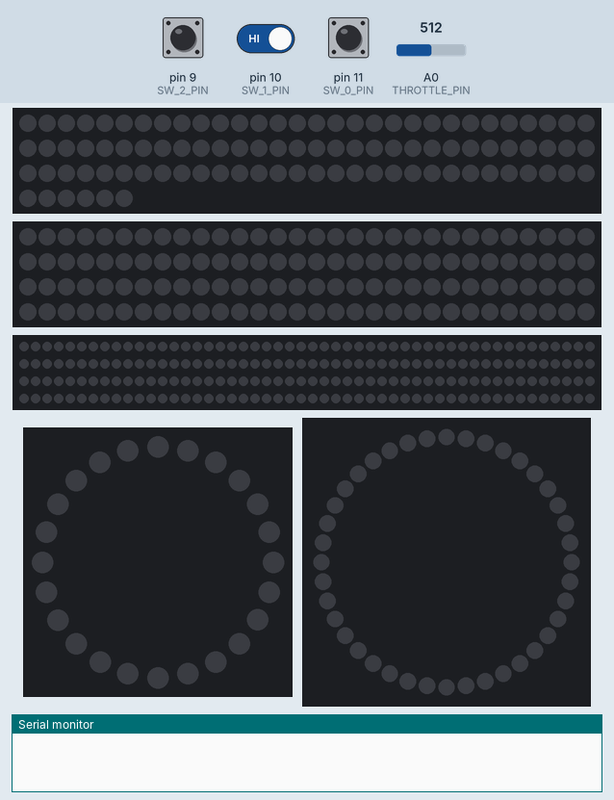
A sketch run on a simulated Arduino Uno, built with avr-gcc and run on an emulated ATmega328P. Parts: 96 RGB LEDs in strip order, left to right, continuing on the next row, 120 RGB LEDs in strip order, left to right, continuing on the next row, 200 RGB LEDs in strip order, left to right, continuing on the next row, 24 RGB LEDs in a ring, first at the top, clockwise, 40 RGB LEDs in a ring, first at the top, clockwise, the last lines printed to the serial monitor. The test bench sets the inputs (shaded band); at power-on: pin 11 (SW_0_PIN) HIGH, pin 10 (SW_1_PIN) HIGH, A0 (THROTTLE_PIN) = 512, pin 9 (SW_2_PIN) HIGH. Dim RGB values are drawn brighter than linear.

Above: at 1.2 s.
1.3 s: pin 11 (SW_0_PIN) pulled LOW for 1 s
At 1.5 s:
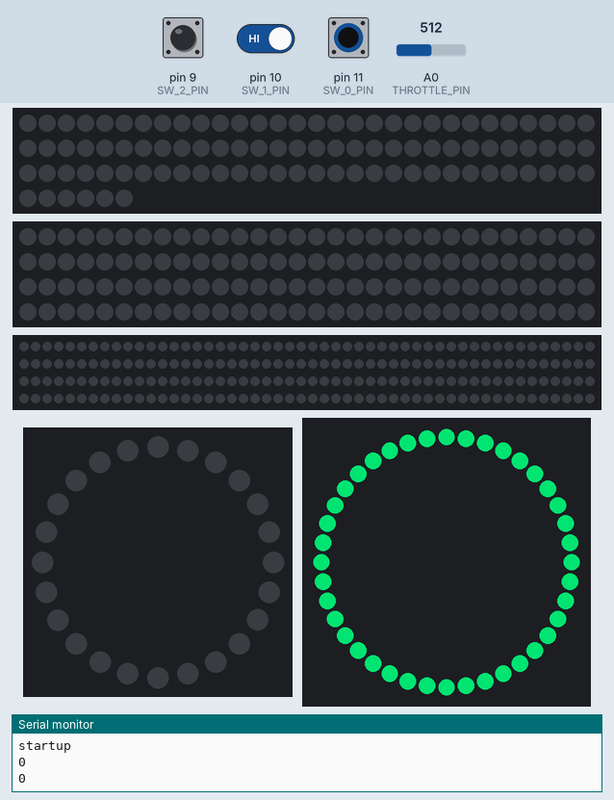
3.8 s: pin 11 (SW_0_PIN) pulled LOW for 3.2 s
At 4.75 s:
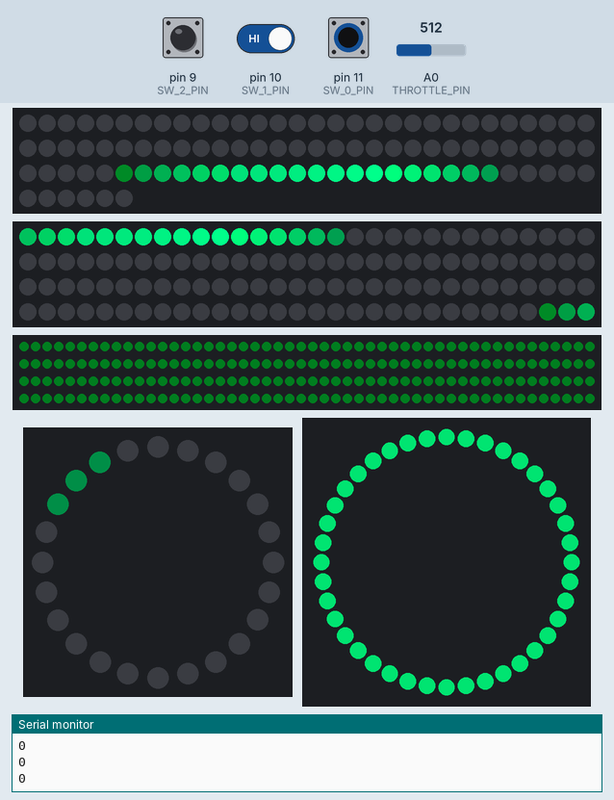
8.5 s: pin 11 (SW_0_PIN) pulled LOW for 3.2 s
At 10.34 s:
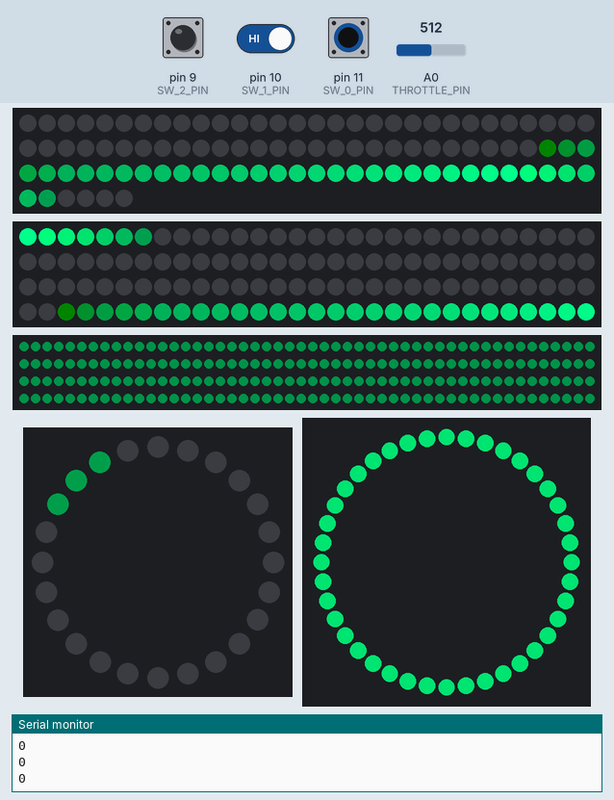
13.2 s: pin 10 (SW_1_PIN) driven LOW and pin 11 (SW_0_PIN) driven LOW
At 14.71 s:
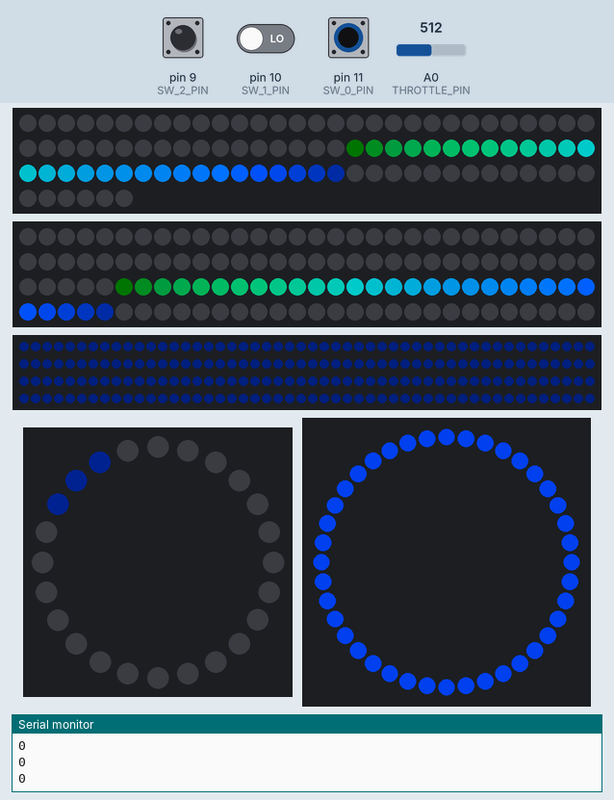
15.1 s: A0 (THROTTLE_PIN) set to 610
At 15.35 s:
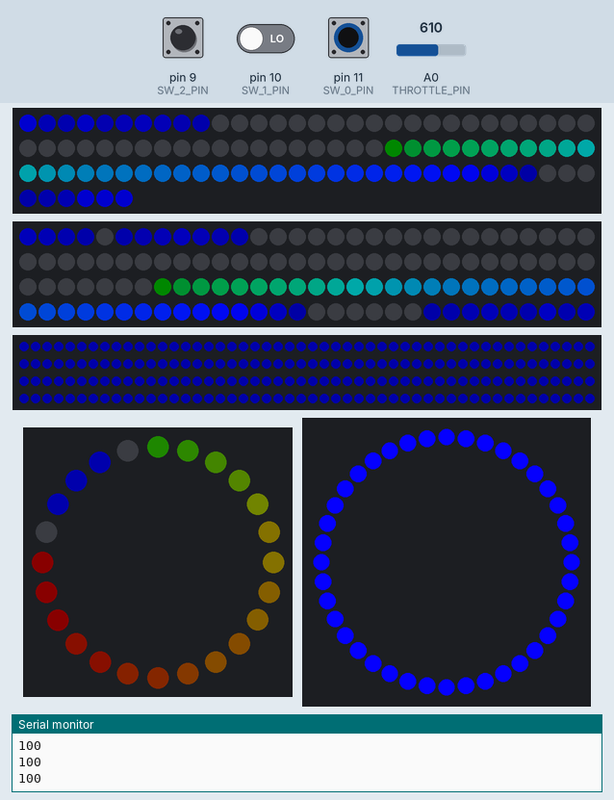
17.6 s: pin 9 (SW_2_PIN) pulled LOW for 0.15 s
At 18.53 s:
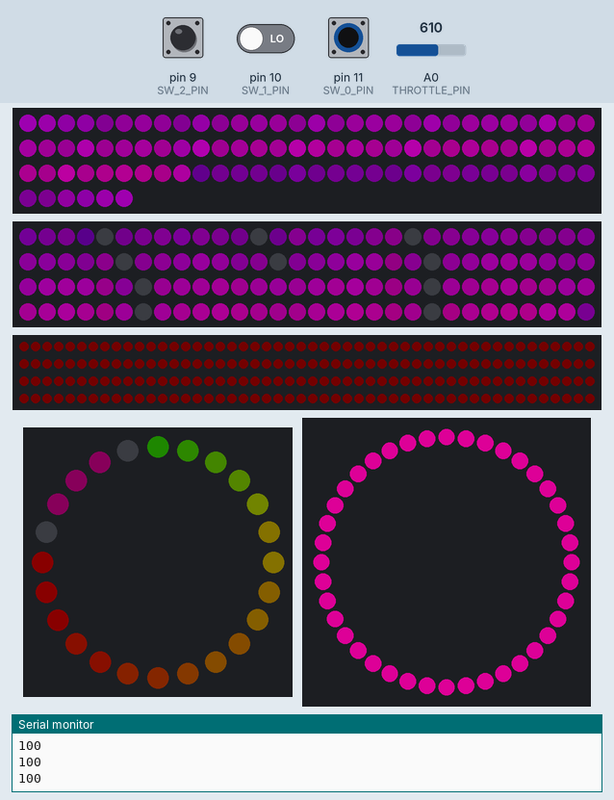

The sketch:

MW2_final.ino
```cpp
#include <FastLED.h>
#include <ResponsiveAnalogRead.h>
#include <AceButton.h>
using namespace ace_button;

#include "board.h"
#include "config.h"

ResponsiveAnalogRead analog(THROTTLE_PIN, true);
AceButton powerSwitch(SW_0_PIN, HIGH, POWER_SWITCH_ID);
AceButton colorButton(SW_1_PIN, HIGH, COLOR_BUTTON_ID);
AceButton hornButton(SW_2_PIN, HIGH, HORN_BUTTON_ID);

CRGB frontWheel[NUM_LEDS_FRONT_WHEEL];
CRGB backWheel[NUM_LEDS_BACK_WHEEL];
CRGB sideLights[NUM_LEDS_SIDE_LIGHTS];
CRGB headlight[NUM_LEDS_HEADLIGHT];
CRGB speedo[NUM_LEDS_SPEEDO_RING];

int maxAnalogRead = 600;
int minAnalogRead = 0;
unsigned short currentHue = STARTING_HUE;

bool colorShifting = false;
bool globalOn = false;

void setAll(CRGB c, CRGB* strip, unsigned int numLeds) {
  for (unsigned int i = 0; i < numLeds; ++i) {
    strip[i] = c;
  }
}

void setAll(CHSV c, CRGB* strip, unsigned int numLeds) {
  for (unsigned int i = 0; i < numLeds; ++i) {
    strip[i] = c;
  }
}

void showStrips() {
  FastLED.show();
}

void handleButtons(AceButton* button, uint8_t eventType, uint8_t buttonState) {
  switch (eventType) {
    case AceButton::kEventPressed:
      switch (button->getId()) {
        case POWER_SWITCH_ID:
          globalOn = true;
          currentHue = STARTING_HUE;
          setAll(CHSV(currentHue, 255, 255), headlight, NUM_LEDS_HEADLIGHT);
          Serial.println("startup");
          break;
        case COLOR_BUTTON_ID:
          colorShifting = true;
          Serial.println("color");
          break;
        case HORN_BUTTON_ID:
          Serial.println("horn");
          break;
      }
      break;
    case AceButton::kEventReleased:
      switch (button->getId()) {
        case POWER_SWITCH_ID:
          globalOn = false;
          allLEDsOff();
          break;
        case COLOR_BUTTON_ID:
          colorShifting = false;
          break;
        case HORN_BUTTON_ID:
          // nothing to do on release for either of these
          break;
      }
      break;
  }
}

void allLEDsOff() {
  setAll(CRGB::Black, frontWheel, NUM_LEDS_FRONT_WHEEL);
  setAll(CRGB::Black, backWheel, NUM_LEDS_BACK_WHEEL);
  setAll(CRGB::Black, sideLights, NUM_LEDS_SIDE_LIGHTS);
  setAll(CRGB::Black, headlight, NUM_LEDS_HEADLIGHT);
  setAll(CRGB::Black, speedo, NUM_LEDS_SPEEDO_RING);
  showStrips();
}

void updateSpeedo(unsigned short val, unsigned short rpm) {
  static unsigned long previousUpdate = millis();
  unsigned long currentTime = millis();
  float elapsed = currentTime - previousUpdate;

  if (elapsed < 16) {
    return;
  }
  previousUpdate = currentTime;

  unsigned short speedoVal = constrain(map(val, minAnalogRead, maxAnalogRead-5, 0, NUM_LEDS_SPEEDO), 0, NUM_LEDS_SPEEDO);
  for (unsigned int i = 0; i < NUM_LEDS_SPEEDO; ++i) {
    if (i < speedoVal)
      speedo[i] = CHSV(constrain(map(i, 0, NUM_LEDS_SPEEDO, 96, 0)-10, 0, 96), 255, 50); // -x => red shift this a little
    else
      speedo[i] = CRGB::Black;
  }

  unsigned short energy = beatsin8(rpm, 50, MAX_ENERGY);
  CHSV color(currentHue, 255, energy);
  for (unsigned int i = NUM_LEDS_SPEEDO + 1; i < NUM_LEDS_SPEEDO_RING -1; ++i) {
    speedo[i] = color;
  }
}

void outputThrottlePositionToSerial(unsigned short val) {
  static unsigned long previousUpdate = millis();
  unsigned long currentTime = millis();
  float elapsed = currentTime - previousUpdate;

  if (elapsed < 50) {
    return;
  }
  previousUpdate = currentTime;

  unsigned short normalizedThrottle = constrain(map(val, minAnalogRead, maxAnalogRead, 0, 100), 0, 100);
  Serial.println(normalizedThrottle);
}

float distanceFromCenterOfChase(unsigned int pos, unsigned int center, unsigned int NUM_LEDS) {
  float distance = abs((float)pos - center);
  if (distance >= NUM_LEDS/2)
    distance = NUM_LEDS - distance;

  return distance;
}

bool isWithinChase(unsigned int pos, unsigned int center, unsigned int NUM_LEDS, unsigned short CHASE_LENGTH) {
  return distanceFromCenterOfChase(pos, center, NUM_LEDS) <= CHASE_LENGTH/2;
}

void animateFrontWheel(unsigned short rpm, CRGB* strip, unsigned short numLeds, unsigned short offset, unsigned short chaseLength) {
  static unsigned long previousUpdate = millis();
  unsigned long currentTime = millis();
  float elapsed = currentTime - previousUpdate;

  float rotateBy = (elapsed/60000)*rpm;
  static unsigned short chaseCenter = offset;
  unsigned short newChaseCenter = chaseCenter + numLeds*rotateBy;

  if (newChaseCenter == chaseCenter)
    return;

  chaseCenter = newChaseCenter;
  previousUpdate = currentTime;
  if (chaseCenter >= numLeds)
    chaseCenter = 0;

  for (unsigned short i = 0; i < numLeds; ++i) {
    unsigned short real_i = i%numLeds;
    if (isWithinChase(real_i, chaseCenter, numLeds, chaseLength)) { // add energy based on distance from center of chase
      float distance = distanceFromCenterOfChase(real_i, chaseCenter, numLeds);
      unsigned short energy = MAX_ENERGY - min(MAX_ENERGY, distance * 10);
      //strip[real_i] += CRGB(0, energy, energy);
      strip[real_i] += CHSV(currentHue, 255, energy);
    } else { // decay
      strip[real_i].nscale8(DECAY_RATE);
    }
  }
}

// Yes, this is 100% identical to animateFrontWheel, but it looks like trying to share the same function prevents some compiler optimizations and makes everything slower...
void animateBackWheel(unsigned short rpm, CRGB* strip, unsigned short numLeds, unsigned short offset, unsigned short chaseLength) {
  static unsigned long previousUpdate = millis();
  unsigned long currentTime = millis();
  float elapsed = currentTime - previousUpdate;

  float rotateBy = (elapsed/60000)*rpm;
  static unsigned short chaseCenter = offset;
  unsigned short newChaseCenter = chaseCenter + numLeds*rotateBy;

  if (newChaseCenter == chaseCenter)
    return;

  chaseCenter = newChaseCenter;
  previousUpdate = currentTime;
  if (chaseCenter >= numLeds)
    chaseCenter = 0;

  for (unsigned short i = 0; i < numLeds; ++i) {
    unsigned short real_i = i%numLeds;
    if (isWithinChase(real_i, chaseCenter, numLeds, chaseLength)) { // add energy based on distance from center of chase
      float distance = distanceFromCenterOfChase(real_i, chaseCenter, numLeds);
      unsigned short energy = MAX_ENERGY - min(MAX_ENERGY, distance * 10);
      //strip[real_i] += CRGB(0, energy, energy);
      strip[real_i] += CHSV(currentHue, 255, energy);
    } else { // decay
      strip[real_i].nscale8(DECAY_RATE);
    }
  }
}

void animateSideLights(unsigned short rpm, CRGB* strip, unsigned short numLeds) {
  static unsigned long previousUpdate = millis();
  unsigned long currentTime = millis();
  float elapsed = currentTime - previousUpdate;

  if (elapsed < 50) {
    return;
  }
  previousUpdate = currentTime;

  unsigned short energy = beatsin8(rpm, 0, MAX_ENERGY);
  CHSV color(currentHue, 255, energy);
  for (unsigned int i = 0; i < numLeds; ++i) {
    strip[i] = color;
  }
}

void shiftColors() {
  if (!colorShifting)
    return;
  static unsigned long previousUpdate = millis();
  unsigned long currentTime = millis();
  float elapsed = currentTime - previousUpdate;

  if (elapsed < 50) {
    return;
  }
  previousUpdate = currentTime;

  ++currentHue;
}

void updateHeadlight() {
  static unsigned long previousUpdate = millis();
  unsigned long currentTime = millis();
  float elapsed = currentTime - previousUpdate;

  if (elapsed < 50) {
    return;
  }
  previousUpdate = currentTime;

  if (!globalOn)
    setAll(CRGB::Black, headlight, NUM_LEDS_HEADLIGHT);
  else
    setAll(CHSV(currentHue, 255, 255), headlight, NUM_LEDS_HEADLIGHT);
}


void setup() {
  pinMode(SW_0_PIN, INPUT_PULLUP);
  pinMode(SW_1_PIN, INPUT_PULLUP);
  pinMode(SW_2_PIN, INPUT_PULLUP);
  pinMode(SW_3_PIN, INPUT_PULLUP);

  powerSwitch.setEventHandler(handleButtons);

  delay(10);
  analog.update();
  minAnalogRead = analog.getValue();

  FastLED.addLeds<SK9822, STRIP_0_DATA, STRIP_0_CLOCK, BGR>(frontWheel, NUM_LEDS_FRONT_WHEEL);
  // NB: attach other side of front to power and GND for STRIP_1, then attach data and clock to STRIP_0
  FastLED.addLeds<SK9822, STRIP_2_DATA, STRIP_2_CLOCK, BGR>(backWheel, NUM_LEDS_BACK_WHEEL);
  // NB: attach other side of rear to power and GND for STRIP_3, then attach data and clock to STRIP_2
  // ==== STRIP_4 NOT CONNECTED ====
  FastLED.addLeds<SK9822, STRIP_5_DATA, STRIP_5_CLOCK, BGR>(sideLights, NUM_LEDS_SIDE_LIGHTS);
  // NB: attach other side of sidelights to power and GND for STRIP_6, then attach data and clock to STRIP_5
  // ==== STRIP_7 NOT CONNECTED ====
  FastLED.addLeds<WS2812B, STRIP_8_DATA, GRB>(speedo, NUM_LEDS_SPEEDO_RING);
  FastLED.addLeds<WS2812B, STRIP_9_DATA, GRB>(headlight, NUM_LEDS_HEADLIGHT);

  allLEDsOff();

  if (powerSwitch.isPressedRaw()) {
    globalOn = true;
  }

  Serial.begin(9600);
}

void loop() {
  powerSwitch.check();

  if (!globalOn) {
    delay(25);
    return;
  }

  colorButton.check();
  hornButton.check();

  analog.update();
  int analogVal = analog.getValue();
  if (analogVal > maxAnalogRead)
    maxAnalogRead = analogVal;

  outputThrottlePositionToSerial(analogVal);
  unsigned short rpm = constrain(map(analogVal, minAnalogRead, maxAnalogRead-5, MIN_RPM, MAX_RPM), MIN_RPM, MAX_RPM);
  updateSpeedo(analogVal, rpm);
  animateFrontWheel(rpm, frontWheel, NUM_LEDS_FRONT_WHEEL, FRONT_OFFSET, CHASE_LENGTH_FRONT);
  animateBackWheel(rpm, backWheel, NUM_LEDS_BACK_WHEEL, BACK_OFFSET, CHASE_LENGTH_BACK);
  animateSideLights(rpm, sideLights, NUM_LEDS_SIDE_LIGHTS);
  shiftColors();
  updateHeadlight();
  showStrips();
}
```

board.h
```cpp
#define STRIP_0_DATA 31
#define STRIP_0_CLOCK 30
#define STRIP_1_DATA 33
#define STRIP_1_CLOCK 32
#define STRIP_2_DATA 35
#define STRIP_2_CLOCK 34
#define STRIP_3_DATA 37
#define STRIP_3_CLOCK 36
#define STRIP_4_DATA 39
#define STRIP_4_CLOCK 38
#define STRIP_5_DATA 49
#define STRIP_5_CLOCK 48
#define STRIP_6_DATA 47
#define STRIP_6_CLOCK 46
#define STRIP_7_DATA 45
#define STRIP_7_CLOCK 44
#define STRIP_8_DATA 43
#define STRIP_8_CLOCK 42
#define STRIP_9_DATA 41
#define STRIP_9_CLOCK 40

#define SW_0_PIN 11
#define SW_1_PIN 10
#define SW_2_PIN 9
#define SW_3_PIN 8

#define THROTTLE_PIN A0
```

config.h
```cpp
#define POWER_SWITCH_ID 0
#define HORN_BUTTON_ID  1
#define COLOR_BUTTON_ID 2

#define NUM_LEDS_FRONT_WHEEL 96
#define NUM_LEDS_BACK_WHEEL 120
#define NUM_LEDS_SIDE_LIGHTS 200 // FIXME 73 +
#define NUM_LEDS_HEADLIGHT 40
#define NUM_LEDS_SPEEDO_RING 24 // this is the full amount of LEDs in the ring
#define NUM_LEDS_SPEEDO 19 // this is how many LEDs in the ring are used for the speedo; the rest will be used as indicators

#define FRONT_OFFSET 22
#define BACK_OFFSET 82

#define MIN_RPM 12
#define MAX_RPM 140

#define MAX_ENERGY 140
#define DECAY_RATE 0.94*256 // on every step, an LED outside of the chase retains 94% energy from previous step
#define CHASE_LENGTH_FRONT 7
#define CHASE_LENGTH_BACK 7

#define STARTING_HUE 128 // aqua
```

Measured:
- after the input at 1.3 s, the LEDs: change after 0.06 s (image 1)
- after the input at 3.8 s, the LEDs: first change after 0.06 s (image 2 shows a later state)
- after the input at 8.5 s, the LEDs: first change after 0.07 s (image 3 shows a later state)
- after the input at 13.2 s, the LEDs: first change after 0.08 s (image 4 shows a later state)
- after the input at 15.1 s, the LEDs: change after 0.09 s (image 5)
- after the input at 17.6 s, the LEDs: first differ from a run without the input after 0.77 s (image 6)
